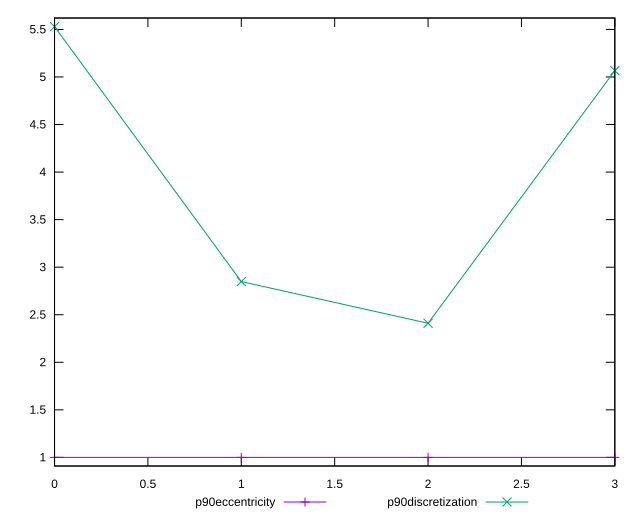

This figure's gnuplot source:
reset

$p90Eccentricity <<EOF
0 1.0000000000000002
1 0.9999999999999999
2 1.0000000000000009
3 1.0000000000000004
EOF

$p90Discretization <<EOF
0 5.529411764705882
1 2.8484848484848486
2 2.41025641025641
3 5.066666666666666
EOF

set key outside below
set xrange [0:3]
set yrange [0.9094117647058823:5.62]
set trange [0.9094117647058823:5.62]
set terminal svg size 640, 520 enhanced background rgb 'white'
set output "reports/report_00028_2021-02-24T12-49-42.674Z/meta/score/progression/eccentricity.svg"

plot $p90Eccentricity title "p90eccentricity" with linespoints, \
     $p90Discretization title "p90discretization" with linespoints

reset
